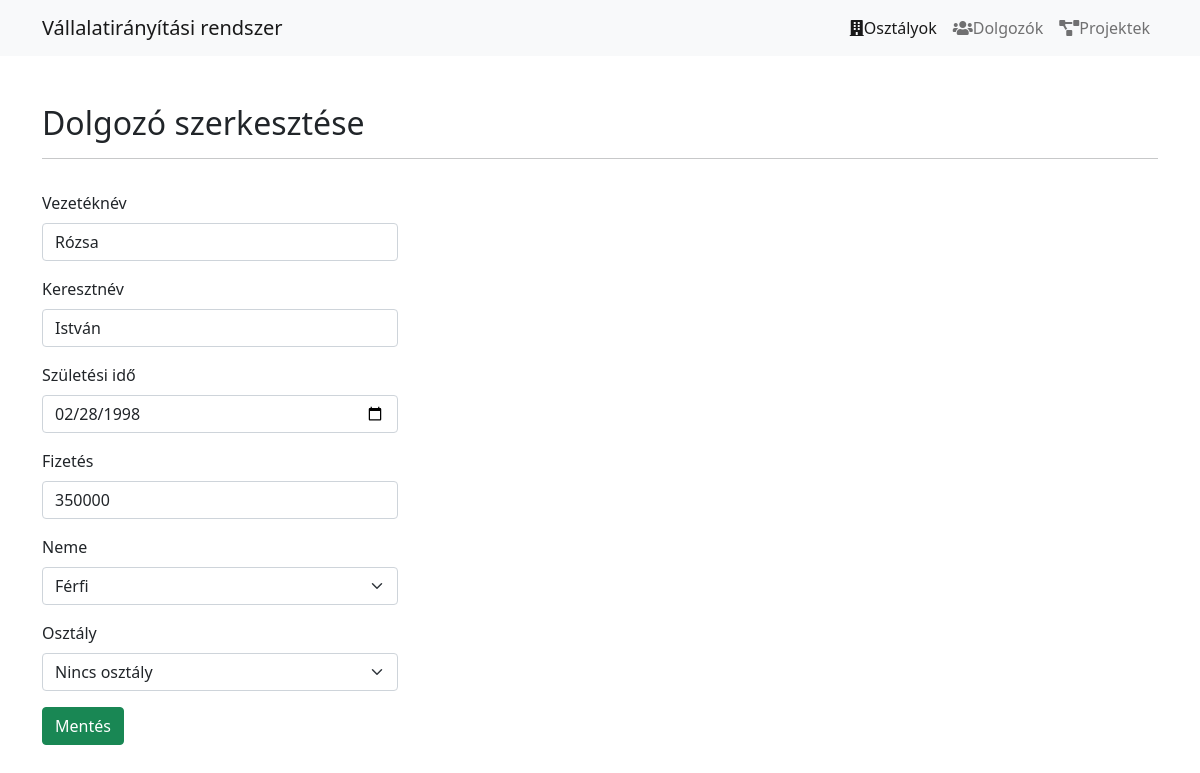
Page /edit_employe.php?id=1 on the committed database.
### tables this page shows
CREATE TABLE `dolgozo` (
  `id` int(11) NOT NULL,
  `veznev` varchar(40) NOT NULL,
  `kernev` varchar(40) NOT NULL,
  `nem` tinyint(4) NOT NULL,
  `szulido` date NOT NULL,
  `fizetes` int(11) NOT NULL,
  `manager_in_osztaly` int(11) NOT NULL,
  `osztaly_id` int(11) NOT NULL
);

### edit_employe.php (the view, shortened to what this page needs)
<?php
include ('functions.php');
$pdo = pdo_connect_mysql();
$nem = array("0" => "Nő", "1" => "Férfi");
if(isset($_GET['id'])){
    $osztalyok = $pdo->query("SELECT * FROM osztaly")->fetchAll(PDO::FETCH_ASSOC);
    $stmt = $pdo->prepare("SELECT dolgozo.* FROM dolgozo WhERE dolgozo.id = ?");
    $stmt->execute([$_GET["id"]]);
    $dolgozo = $stmt->fetch(PDO::FETCH_OBJ);
}
?>
<?=template_header('Dolgozó szerkesztés')?>
<div class="container">
    <div class="row mt-5 mb-3">
        <div class="col-lg-12">
            <h2>Dolgozó szerkesztése</h2>
            <hr>
        </div>
    </div>
    <div class="row">
        <div class="col-lg-4">
            <form action="edit_employe.php?id=<?=$_GET['id']?>" method="post">
                <div class="mb-3">
                    <label class="form-label" for="veznev">Vezetéknév</label>
                    <input type="text" class="form-control" name="veznev" value="<?=$dolgozo->veznev?>" id="veznev">
                </div>
                <div class="mb-3">
                    <label class="form-label" for="kernev">Keresztnév</label>
                    <input type="text" class="form-control" name="kernev" value="<?=$dolgozo->kernev?>" id="kernev">
                </div>
                <div class="mb-3">
                    <label class="form-label" for="szulido">Születési idő</label>
                    <input type="date" class="form-control" name="szulido" value="<?=$dolgozo->szulido?>"  id="szulido">
                </div>
                <div class="mb-3">
                    <label class="form-label" for="fizetes">Fizetés</label>
                    <input type="text" class="form-control" name="fizetes" value="<?=$dolgozo->fizetes?>" id="fizetes">
                </div>
                <div class="mb-3">
                    <Label class="form-label" for="neme">Neme</Label>
                    <select id="neme" class="form-select" name="nem">
                        <?php for($i = 0; $i<=count($nem); $i++): ?>
                            <option <?=($i == $dolgozo->nem)?"selected":""?> value="<?=$i?>"><?=$nem[$i]?></option>
                        <?php endfor; ?>
                    </select>
                </div>
                <?php if(!empty($osztalyok)): ?>
                    <div class="mb-3">
                        <label for="osztaly" class="form-label">Osztály</label>
                        <select class="form-select" id="neme" name="osztaly_id">
                            <option value="0">Nincs osztály</option>
                        </select>
                    </div>
                <?php endif; ?>
                <button class="btn btn-success" type="submit">Mentés</button>
            </form>
        </div>
    </div>
</div>
<?=template_footer()?>

### rows in the picture
dolgozo: veznev "Rózsa", kernev "István", szulido "02/28/1998", fizetes "350000", nem "Férfi"
